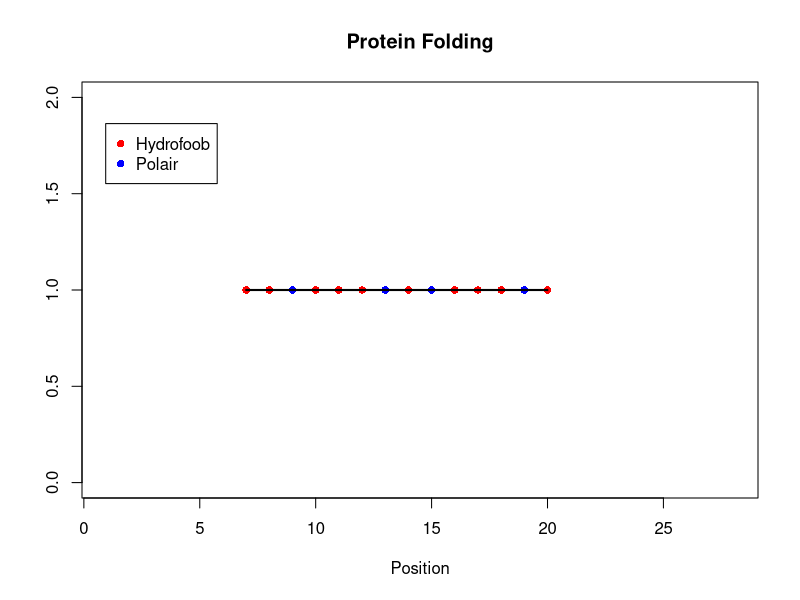

Write R code to recreate this figure.
# Define the protein string
protein.string <- "HHPHHHPHPHHHPH"

# Determine the sequence length
sequence_length <- nchar(protein.string)

# Set the starting point
start_position <- sequence_length %/% 2

# Create a vector of colors based on the protein string
colors <- ifelse(strsplit(protein.string, '')[[1]] == 'H', 'red', 'blue')

# Create a function to simulate the folding
fold_protein <- function(start, end, level) {
  lines(c(start, end), c(level, level), col = 'black', lwd = 2)
}

# Plot the protein folding
plot(1:sequence_length, rep(1, sequence_length), type = "n", xlab = "Position", ylab = "",
     main = "Protein Folding", xlim = c(1, sequence_length*2), ylim = c(0, 2))

# Add points with different colors
points(start_position:(start_position + sequence_length - 1), rep(1, sequence_length),
       pch = 16, col = colors)

# Simulate the folding by connecting points with lines
for (i in 1:(sequence_length - 1)) {
  fold_protein(start_position + i - 1, start_position + i, 1)
}

legend("topright", inset = c(0.8, 0.1),                    
       legend = c("Hydrofoob","Polair"), 
       pch = 16, col = c('red', 'blue'))
